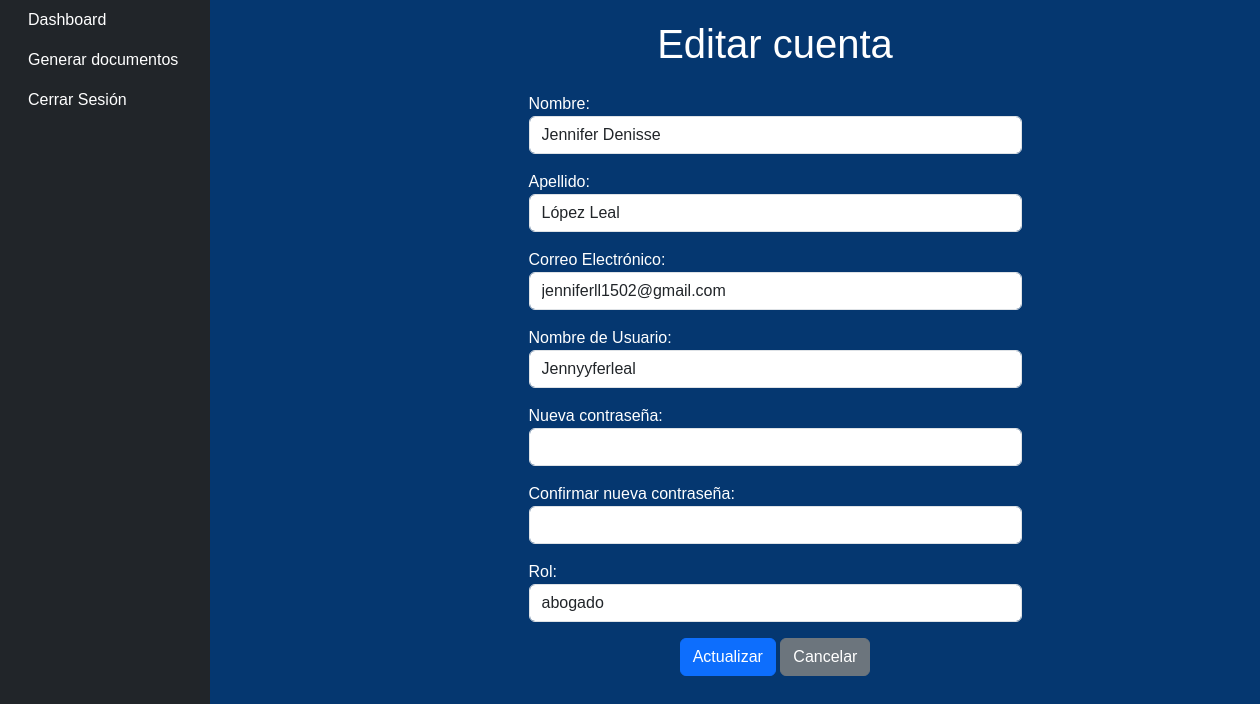
Screenshot of /edit-user/2/ with the database file from the repository.
### Administration/models.py (models this page shows, shortened)
class CustomUser(AbstractUser):
    ROLE_CHOICES = [
        ('SUPER_ADMINISTRADOR', 'super_administrador'),
        ('ABOGADO', 'abogado'),
    ]
    role = models.CharField(max_length=19, choices=ROLE_CHOICES, default='ABOGADO')

### Administration/views.py (the view, shortened to what this page needs)
# urls.py: path('edit-user/<int:pk>/', UserUpdateView.as_view(), name='edit-user'),
class UserUpdateView(View):
    def get(self, request, pk):
        user = get_object_or_404(CustomUser, pk=pk)
        form = CustomUserUpdateForm(instance=user)
        return render(request, 'edit-user.html', {
            'form': form,
            'user': user
        })

### Administration/forms.py (shortened to what this page needs)
class CustomUserUpdateForm(forms.ModelForm):
    new_password1 = forms.CharField(
        widget=forms.PasswordInput,
        required=False,
        label='Nueva contraseña'
    )
    new_password2 = forms.CharField(
        widget=forms.PasswordInput,
        required=False,
        label='Confirmar nueva contraseña'
    )
    class Meta:
        model = CustomUser
        fields = ('first_name', 'last_name', 'email', 'username', 'role', 'new_password1', 'new_password2')
        labels = {
            'first_name': 'Nombre',
            'last_name': 'Apellido',
            'email': 'Correo Electrónico',
            'username': 'Nombre de Usuario',
            'role': 'Rol',
            'new_password1': 'Nueva contraseña',
            'new_password2': 'Confirmar nueva contraseña'
        }

### Administration/templates/edit-user.html (shortened to what this page needs)
{% extends 'layout.html' %}
{% load widget_tweaks %}
{% block content %}
<div class="row justify-content-center">
  <div class="col-md-6">
    <h1 class="text-center">Editar cuenta</h1>
    <form action="" method="post" class="mt-4">
      <div class="form-group mb-3">
        {{ form.first_name.label_tag }}
        {{ form.first_name|add_class:"form-control" }}
      </div>
      <div class="form-group mb-3">
        {{ form.last_name.label_tag }}
        {{ form.last_name|add_class:"form-control" }}
      </div>
      <div class="form-group mb-3">
        {{ form.email.label_tag }}
        {{ form.email|add_class:"form-control" }}
      </div>
      <div class="form-group mb-3">
        {{ form.username.label_tag }}
        {{ form.username|add_class:"form-control" }}
      </div>
      <div class="form-group mb-3">
        {{ form.new_password1.label_tag }}
        {{ form.new_password1|add_class:"form-control" }}
      </div>
      <div class="form-group mb-3">
        {{ form.new_password2.label_tag }}
        {{ form.new_password2|add_class:"form-control" }}
      </div>
      <div class="form-group mb-3">
        {{ form.role.label_tag }}
        {{ form.role|add_class:"form-control" }}
      </div>
      <div class="text-center">
        <button type="submit" class="btn btn-primary">Actualizar</button>
        <a href="{% url 'user-list' %}" class="btn btn-secondary">Cancelar</a>
      </div>
    </form>
  </div>
</div>
{% endblock %}

### Dashboard/templates/layout.html (style rules this page uses)
body { font-family: 'Arial', sans-serif; background-color: #053770; height: 100vh; margin: 0; display: flex; flex-direction: column; }
.row { height: 100%; }

### rows the page displays
CustomUser: first_name "Jennifer Denisse", last_name "López Leal", email "jenniferll1502@gmail.com", username "Jennyyferleal", role "abogado"
